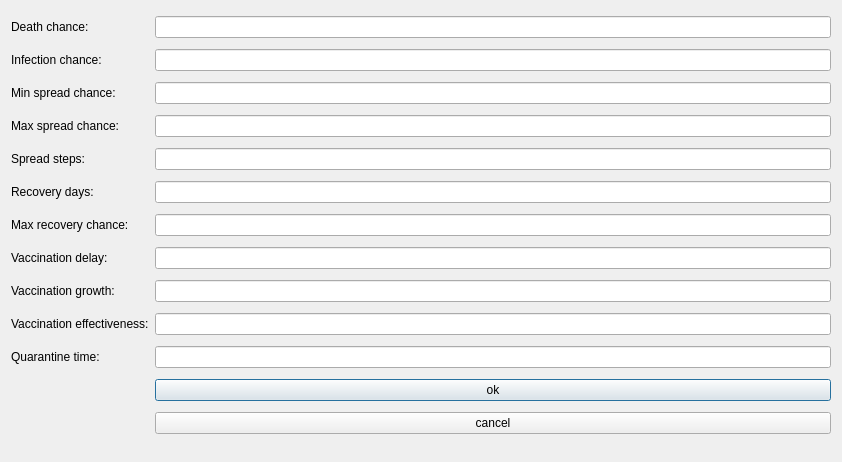
<?xml version="1.0" encoding="UTF-8"?>
<ui version="4.0">
 <class>virusSettings</class>
 <widget class="QDialog" name="virusSettings">
  <property name="geometry">
   <rect>
    <x>0</x>
    <y>0</y>
    <width>842</width>
    <height>462</height>
   </rect>
  </property>
  <property name="windowTitle">
   <string>Virus settings</string>
  </property>
  <layout class="QGridLayout" name="gridLayout">
   <item row="9" column="1">
    <widget class="QLineEdit" name="growthEdit"/>
   </item>
   <item row="2" column="1">
    <widget class="QLineEdit" name="minSpreadEdit"/>
   </item>
   <item row="14" column="1">
    <widget class="QPushButton" name="okButton">
     <property name="text">
      <string>ok</string>
     </property>
    </widget>
   </item>
   <item row="5" column="0">
    <widget class="QLabel" name="recoveryLabel">
     <property name="text">
      <string>Recovery days:</string>
     </property>
    </widget>
   </item>
   <item row="1" column="1">
    <widget class="QLineEdit" name="infectionEdit"/>
   </item>
   <item row="0" column="1">
    <widget class="QLineEdit" name="deathEdit"/>
   </item>
   <item row="2" column="0">
    <widget class="QLabel" name="minSpreadLabel">
     <property name="text">
      <string>Min spread chance:</string>
     </property>
    </widget>
   </item>
   <item row="13" column="1">
    <widget class="QLineEdit" name="quarantineEdit"/>
   </item>
   <item row="10" column="1">
    <widget class="QLineEdit" name="effectivenessEdit"/>
   </item>
   <item row="3" column="1">
    <widget class="QLineEdit" name="maxSpreadEdit"/>
   </item>
   <item row="0" column="0">
    <widget class="QLabel" name="deathLabel">
     <property name="text">
      <string>Death chance:</string>
     </property>
    </widget>
   </item>
   <item row="8" column="1">
    <widget class="QLineEdit" name="delayEdit"/>
   </item>
   <item row="6" column="1">
    <widget class="QLineEdit" name="recoveryMaxEdit"/>
   </item>
   <item row="8" column="0">
    <widget class="QLabel" name="delayLabel">
     <property name="text">
      <string>Vaccination delay:</string>
     </property>
    </widget>
   </item>
   <item row="3" column="0">
    <widget class="QLabel" name="maxSpreadLabel">
     <property name="text">
      <string>Max spread chance:</string>
     </property>
    </widget>
   </item>
   <item row="15" column="1">
    <widget class="QPushButton" name="cancelButton">
     <property name="text">
      <string>cancel</string>
     </property>
    </widget>
   </item>
   <item row="10" column="0">
    <widget class="QLabel" name="effectivenessLabel">
     <property name="text">
      <string>Vaccination effectiveness:</string>
     </property>
    </widget>
   </item>
   <item row="5" column="1">
    <widget class="QLineEdit" name="recoveryEdit"/>
   </item>
   <item row="9" column="0">
    <widget class="QLabel" name="growthLabel">
     <property name="text">
      <string>Vaccination growth:</string>
     </property>
    </widget>
   </item>
   <item row="6" column="0">
    <widget class="QLabel" name="recoveryMaxLabel">
     <property name="text">
      <string>Max recovery chance:</string>
     </property>
    </widget>
   </item>
   <item row="13" column="0">
    <widget class="QLabel" name="quarantineLabel">
     <property name="text">
      <string>Quarantine time:</string>
     </property>
    </widget>
   </item>
   <item row="1" column="0">
    <widget class="QLabel" name="infectionLabel">
     <property name="text">
      <string>Infection chance:</string>
     </property>
    </widget>
   </item>
   <item row="4" column="0">
    <widget class="QLabel" name="degreeLabel">
     <property name="text">
      <string>Spread steps:</string>
     </property>
    </widget>
   </item>
   <item row="4" column="1">
    <widget class="QLineEdit" name="degreeEdit"/>
   </item>
  </layout>
 </widget>
 <resources/>
 <connections/>
</ui>
